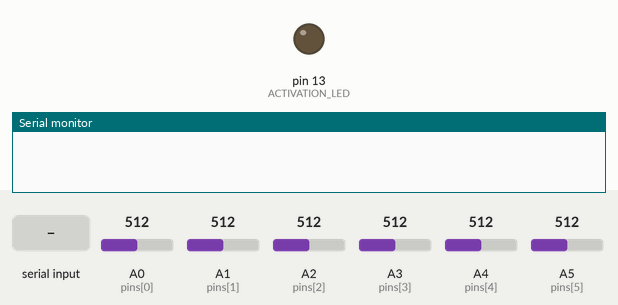
Recording of a sketch running on a simulated Arduino Uno, built with avr-gcc and run on an emulated ATmega328P. On the bench: output pins drawn as LEDs (lit = HIGH), the last lines printed to the serial monitor. The inputs (shaded band) are chosen by the test bench; at power-on: A0 (pins[0]) = 512, A1 (pins[1]) = 512, A2 (pins[2]) = 512, A3 (pins[3]) = 512, A4 (pins[4]) = 512, A5 (pins[5]) = 512.

Above: at 1.2 s.
1.3 s: "start" received over Serial
At 3.5 s:
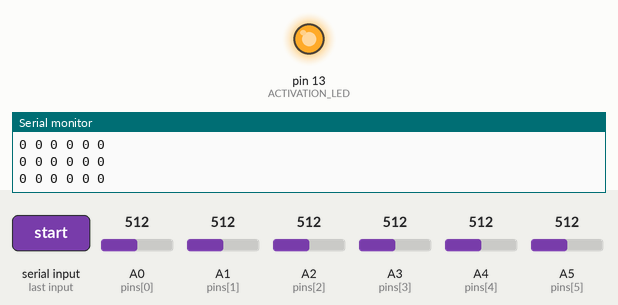
3.8 s: "stop" received over Serial
At 5.7 s:
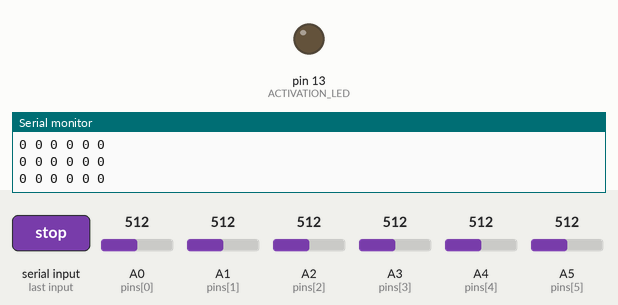
Timing chart, 0 to 7.2 s (numbered marks = the images above; inputs shaded):
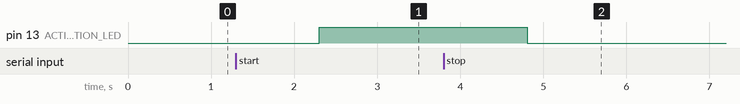

Measured:
- after the input at 1.3 s, pin 13 (ACTIVATION_LED): LOW → HIGH after 1.0 s
- after the input at 3.8 s, pin 13 (ACTIVATION_LED): HIGH → LOW after 1.0 s

The sketch:

arduinoSketch.ino
```cpp
#define ADC_THRESHOLD 512
#define PIN_COUNT 6
#define INTERVAL 30
#define ACTIVATION_LED 13
int pins[PIN_COUNT] = {A0, A1, A2, A3, A4, A5};
bool start = false;

String binaryValue(int adcReading){
  if(adcReading > ADC_THRESHOLD){
    return "1";
  }
  return "0";
}

void setup() {
  Serial.begin(9600);
  pinMode(ACTIVATION_LED, OUTPUT);
  digitalWrite(ACTIVATION_LED, LOW);
  for(int i = 0; i < PIN_COUNT; i++){
    pinMode(pins[i], INPUT);
  }
}

void loop() {
  if(Serial.available() > 0){
    String payload = Serial.readString();
    payload.trim();
    if(payload == "start"){
      start = true;
      digitalWrite(ACTIVATION_LED, HIGH);
    }

    if(payload == "stop"){
      start = false;
      digitalWrite(ACTIVATION_LED, LOW);
    }
  }

  if(start == true){
    for(int i = 0; i < PIN_COUNT; i++){
      Serial.print(binaryValue(analogRead(pins[i])) + " ");
    }
    Serial.println("");
    delay(INTERVAL);
  }

}
```
